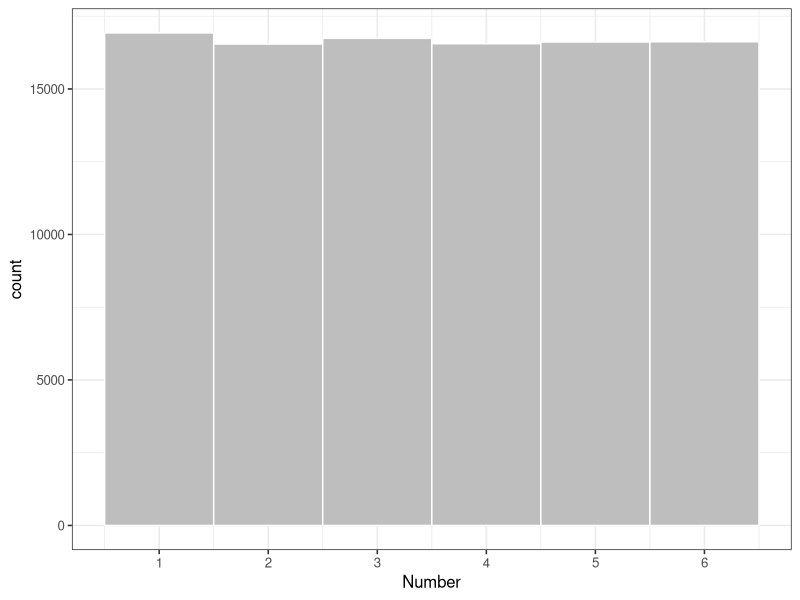
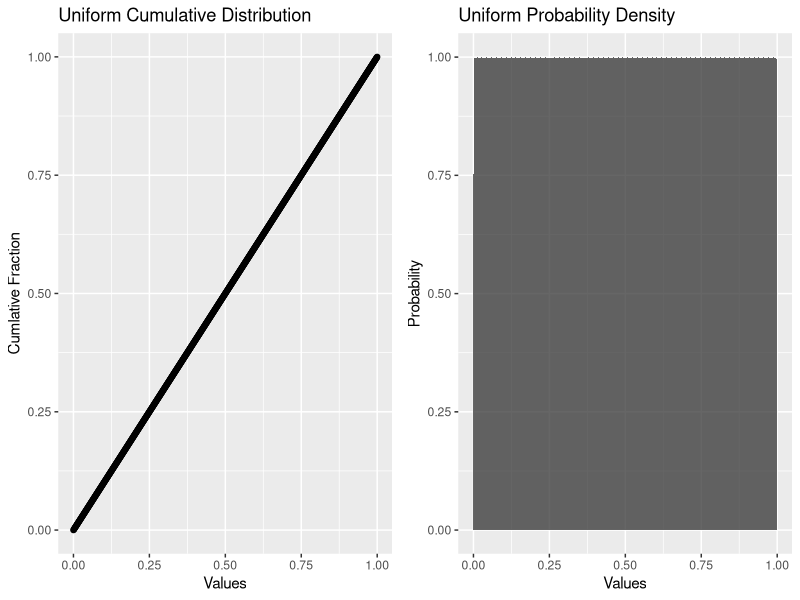
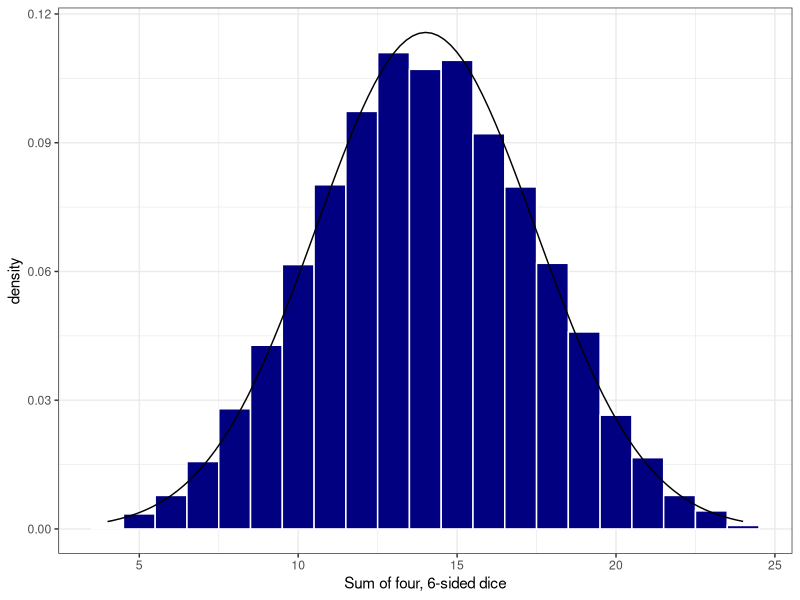
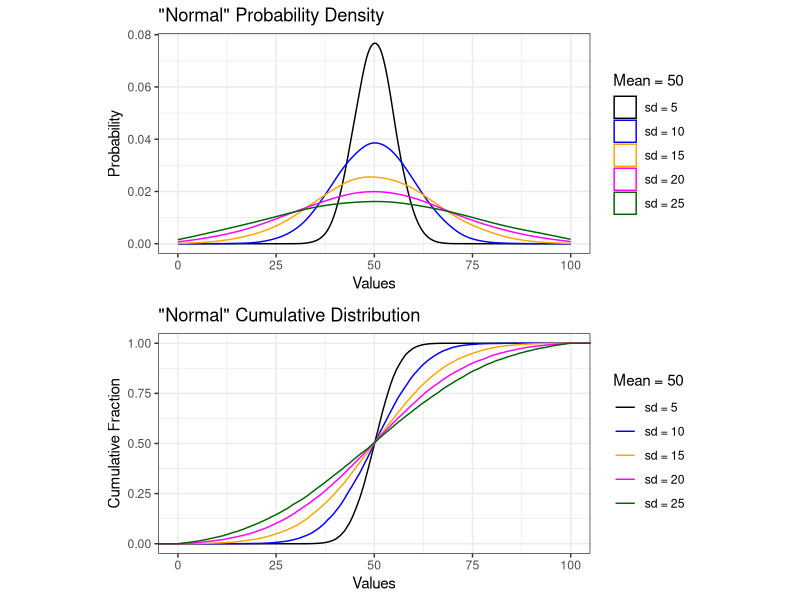
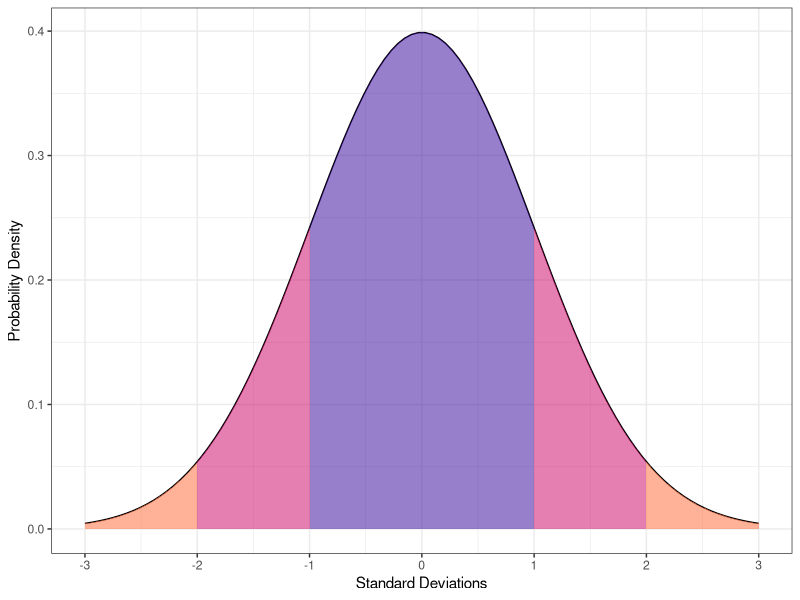
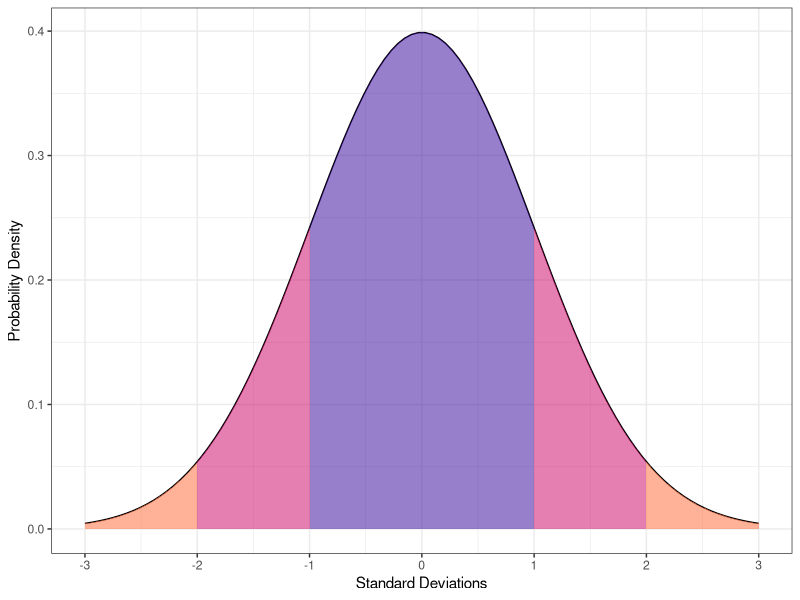

R code for these plots, in order: (Note: this script raises an error after producing the figures.)
## ---- chunk 1
library(tidyverse)
library(bookdown)
library(gridExtra)
library(grid)
library(broom)
library(knitr)
knitr::opts_chunk$set(echo = TRUE, cache = TRUE)

jvPalette <- c("#330099","#CC0066","#FF6633",
                      "#0099CC", "#FF9900","#CC6633",
                      "#FF3366", "#33CC99", "#33999")
## ---- chunk 2
#create a uniform distribition for the first roll of a 6-sided die
six_sided <- tibble(
  rolls = ceiling(runif(10e4, min=1, max=7))
)

#create a histogram of the probability density for a uniform distribution 
ggplot(data = six_sided, aes(x = rolls)) +
  geom_histogram(
      breaks = seq(1,7,1), 
      fill = "grey",
      color = "white") +
  xlab("Number") +
  scale_x_continuous(breaks = c(0.5, 1.5, 2.5, 3.5, 4.5, 5.5, 6.5),
                     labels = as.factor(seq(0,6,1))) +
  theme_bw(base_size = 12)
## ---- chunk 3
unif_dist2<-tibble(data = seq(0,1,0.001), 
                  quant = seq(0,1,0.001))
                  

unif_cdf <- ggplot(data = unif_dist2) +
  geom_point(aes(x=quant, y = data)) +
  labs(title = "Uniform Cumulative Distribution",
       y ="Cumlative Fraction",
       x = "Values")

unif_hist <- ggplot(data = unif_dist2) +
  stat_density(aes(x = data),
                 outline.type = "full",
               kernel = "gaussian",
               n = 4096,
               alpha = 0.75,
               bw = .001) +
  labs(title = "Uniform Probability Density",
       y = "Probability",
       x = "Values")

grid.arrange(unif_cdf, unif_hist, ncol=2)

## ---- chunk 4
#sample a uniform distribution between 0 and 6, replicate 1000 times
#use 'ceiling' function to round up results
four_dice <- tibble(sum = replicate(10000, runif(4, min=0, max=6) %>% 
                         ceiling() %>% 
                         sum() #sum the result
                       ))
ggplot(data = four_dice) +
  geom_histogram(aes(x = sum, after_stat(density)),
                 bins = 21,
                 fill = "navy",
                 color = "white") + 
  stat_function(fun = dnorm, n = 101, 
                args = list(
                  mean = mean(four_dice$sum), 
                  sd = sd(four_dice$sum)
                  )
                ) +
  xlab("Sum of four, 6-sided dice") +
  theme_bw()

## ---- chunk 5
norm2 <- tibble(a = rnorm(n = 20000, mean = 50, sd = 5),
                b = rnorm(n = 20000, mean = 50, sd = 10),
                c = rnorm(n = 20000, mean = 50, sd = 15),
                d = rnorm(n = 20000, mean = 50, sd = 20),
                e = rnorm(n = 20000, mean = 50, sd = 25))

normal_ecdf <- ggplot(data = norm2) +
  stat_ecdf(aes(x = a, color = "sd = 5")) +
  stat_ecdf(aes(x = b, color = "sd = 10")) +
  stat_ecdf(aes(x = c, color = "sd = 15")) +
  stat_ecdf(aes(x = d, color = "sd = 20")) +
  stat_ecdf(aes(x = e, color = "sd = 25")) +
  xlim(0,100) +
  labs(title = "\"Normal\" Cumulative Distribution",
       x = "Values",
       y = "Cumulative Fraction") +
  scale_color_manual(values = c("black", 
                                "blue", 
                                "orange", 
                                "magenta", 
                                "darkgreen"), 
                     breaks=c("sd = 5",
                              "sd = 10",
                              "sd = 15", 
                              "sd = 20", 
                              "sd = 25"),
                     name = "Mean = 50") +
  theme_bw()

normal_density<- ggplot(data = norm2) +
  geom_density(aes(x = a, color = "sd = 5"),
               adjust = 2) +
  geom_density(aes(b, color = "sd = 10"),
               adjust = 2) +
  geom_density(aes(c, color = "sd = 15"),
               adjust = 2) +
  geom_density(aes(d, color = "sd = 20"),
               adjust = 2) +
  geom_density(aes(e, color = "sd = 25"),
               adjust = 2) +
  xlim(0,100) +
  labs(title = "\"Normal\" Probability Density",
       x = "Values",
       y = "Probability") +
  scale_color_manual(values = c("black", 
                                "blue", 
                                "orange", 
                                "magenta", 
                                "darkgreen"), 
                     breaks=c("sd = 5",
                              "sd = 10",
                              "sd = 15", 
                              "sd = 20", 
                              "sd = 25"),
                     name = "Mean = 50") +
  theme_bw() 

grid.arrange(normal_density, normal_ecdf, 
             nrow=2, 
             respect=TRUE, 
             heights = c(0.5, 0.5))


## ---- chunk 6
#function to create a shaded ribbon plot using dnorm inputs
#https://gist.github.com/jrnold/6799152
normal_prob_area_plot <- function(lb, ub, fill.c = "black", mean = 0, sd = 1, limits = c(mean - 3 * sd, mean + 3 * sd)) {
    x <- seq(limits[1], limits[2], length.out = 100)
    xmin <- max(lb, limits[1])
    xmax <- min(ub, limits[2])
    areax <- seq(xmin, xmax, length.out = 100)
    area <- data.frame(x = areax, 
                       ymin = 0, 
                       ymax = dnorm(areax, 
                                    mean = mean, 
                                    sd = sd))
    (ggplot() +
        geom_line(data.frame(x = x, 
                            y = dnorm(x, 
                                      mean = mean, 
                                      sd = sd)),
                 mapping = aes(x = x, 
                               y = y)) +
        geom_ribbon(data = area, 
                   mapping = aes(x = x, 
                                 ymin = ymin, 
                                 ymax = ymax), 
                   alpha = 0.5, 
                   fill = fill.c)) 
}
## ---- chunk 7
#list arguments for normal_prob_area_plot()
low <- list(-1, -2, -3, 1, 2)
up <- list(1, -1, -2, 2, 3)
fill.c <- list(jvPalette[1], 
               jvPalette[2], 
               jvPalette[3], 
               jvPalette[2], 
               jvPalette[3])

#map the list entries as arguments to normal_prob_area_plot()
plots <- pmap(list(low, up, fill.c), normal_prob_area_plot)

#use the first list entry as a base and add the ribbon layers in succession
plots[[1]] + 
  plots[[2]]$layers[2] + 
  plots[[3]]$layers[2] + 
  plots[[4]]$layers[2] +
  plots[[5]]$layers[2] + 
  xlab("Standard Deviations") +
  ylab("Probability Density") +
  scale_x_continuous(breaks = seq(-3,3,1)) +
  theme_bw()

ggsave(filename = "./images/shaded_prob.png")
## ---- chunk 8
pnorm(q = 70, mean = 50, sd =10) %>%
  round(., 3)
## ---- chunk 9
pnorm(q = 70, mean = 50, sd =10, lower.tail = FALSE) %>%
  round(., 3)
## ---- chunk 10

knitr::include_graphics(path = "./images/shaded_prob_anno.png")
## ---- chunk 11
#create two variables that are normally distributed
normal_data <- tibble(a = rnorm(n=1000, mean = 15, sd = 5),
                      b = rnorm(n=1000, mean = 10, sd = 3))
## ---- chunk 12
#add those variables together and you get a normal distribution
normal_data %>% 
  mutate(c = a + b) -> normal_data

ggplot2::ggplot(data = normal_data) + 
  geom_histogram(aes(c),
                 bins = 30,
                 fill = "navy",
                 color = "white") +
  xlab("Sum of a + b") +
  theme_minimal(base_size = 12)
## ---- chunk 13
#multiply together three normal variables
normal_data %>% 
  mutate(d = sample(a*b*c, 1000)) -> log_data

ggplot2::ggplot(data = log_data) + 
  geom_histogram(aes(d),
                 bins = 30,
                 fill = "orange",
                 color = "white") +
  xlab("a * b * c") +
  theme_minimal(base_size = 12) 
## ---- chunk 14

y <- tibble(
  blue = rlnorm(20000, meanlog = 0, sdlog = log(1.5)),
  red = rlnorm(20000, meanlog = 0, sdlog = log(2.0)),
  green = rlnorm(20000, meanlog = 0, sdlog = log(3))
) %>%
  pivot_longer(cols = blue:green,
               names_to = "GSD",
               values_to = "Values") %>%
  mutate(GSD = case_when(
    GSD == "blue" ~ "1.5 (0.41)",
    GSD == "red" ~ "2.0 (0.69)",
    GSD == "green" ~ "3 (1.10)"
  )) %>%
  mutate(GSD = as.factor(GSD))

log.pdf <- ggplot(data = y) +
  geom_density(aes(x = Values, color = GSD),
               adjust = 2) +
  scale_color_manual(name = "GSD, (\U003BC)",
                    values = jvPalette[c(1,3,4)]) +
  ylab("Probability Density") +
  xlim(0.01, 5) + 
  ggtitle("Lognormal Probability Density") +
  theme_bw() +
  theme(legend.direction = "vertical", legend.box = "horizontal")

log.cdf <- ggplot(data = y) +
  stat_ecdf(aes(x = Values, color = GSD)) +
  scale_color_manual(name = "GSD, (\U003BC)",
                    values = jvPalette[c(1,3,4)]) +
  ylab("Cumulative Distribution (quantiles)") +
  xlim(0.1, 5) +
  ggtitle("Lognormal Cumulative Distribution") +
  theme_bw()


grid.arrange(log.pdf, log.cdf,
             nrow=2, 
             respect=TRUE, 
             heights = c(0.5, 0.5))

## ---- chunk 15

log.pdf2 <- ggplot(data = y) +
  geom_density(aes(x = Values, color = GSD),
               adjust = 2) +
  scale_color_manual(name = "GSD, (\U003BC)",
                    values = jvPalette[c(1,3,4)]) +
  ylab("Probability Density") +
  ggtitle("Lognormal Probability Density") +
  theme_bw() +
  theme(legend.direction = "vertical", legend.box = "horizontal") +
  scale_x_log10(limits = c(0.1, 10))

log.cdf2 <- ggplot(data = y) +
  stat_ecdf(aes(x = Values, color = GSD)) +
  scale_color_manual(name = "GSD, (\U003BC)",
                    values = jvPalette[c(1,3,4)]) +
  ylab("Cumulative Distribution (quantiles)") +
  ggtitle("Lognormal Cumulative Distribution") +
  theme_bw() +
  scale_x_log10(limits = c(0.1, 10))


grid.arrange(log.pdf2, log.cdf2,
             nrow=2, 
             respect=TRUE, 
             heights = c(0.5, 0.5))
## ---- chunk 16
set.seed(7)
corr_plots1 <- tibble(
  x = 1:100,
  y1 = 90 - x,
  y2 = map_dbl(x, ~ (.x*(rnorm(1, mean = 1,  sd = 0.06)) 
                     + rnorm(1, mean = 0, sd = 5))),
  y3 = map_dbl(x, ~ (70 - .x*(rnorm(1, mean = 0.6,  sd = 0.15)) 
                     + rnorm(1, mean = 10, sd = 10))),
  y4 = runif(100, 5, 85)) %>%
  pivot_longer(y1:y4, names_to = "type") %>%
  mutate(type = as.factor(type))

levels(corr_plots1$type) <- c("Perfect Negative Correlation", 
                              "Strong Positive Correlation", 
                              "Modest Negative Correlation", 
                              "No Correlation")

cor_results <- corr_plots1 %>%
  group_by(type) %>%
  summarise(r.pearson = cor(x,value)) 
## ---- chunk 17
pearson_plot <- ggplot(data = corr_plots1,
       aes(x = x, y = value)) +
  geom_point(aes(color = type),
             alpha = 0.5) +
  facet_wrap(facets = vars(type),
             ncol = 2) +
   geom_label(x = 25, y = 105, 
            data = cor_results, 
            aes(label = paste("r = ", round(r.pearson, 2))),
            size = 3) +
  theme_bw() +
  xlim(0,110) +
  ylim(0,110) +
  coord_fixed(ratio=1.0) +
  labs(x = "Independent Variable (x-axis)",
       y = "Dependent Variable (y-axis)") +
  theme(legend.position = "none")
 
pearson_plot 
## ---- chunk 18

knitr::include_graphics(path = "./images/pearson_anno.png")
## ---- chunk 19
set.seed(9)
x <- 1:100
y <- x + runif(n = 100, min = -25, max = 25)

cor(x, y)
## ---- chunk 20
set.seed(10)
x <- 1:100
y <- x^4 

cor(x, y)
## ---- chunk 21

anscombe <- read_csv("./data/anscombe.csv") %>%
  mutate(name = case_when(
    type == 1 ~ "1: Linear",
    type == 2 ~ "2: Non-linear",
    type == 3 ~ "3: Outlier",
    type == 4 ~ "4: High Leverage"
  ))

ggplot(data = anscombe,
       aes(x = x,
           y = y,
           color = name)) +
  geom_point(size = 2,
             shape = 1) +
  geom_smooth(method = "lm",
              se = FALSE,
              size = 0.75) +
  coord_fixed() +
  theme_bw(base_size = 14) +
  facet_wrap(facets = vars(name), nrow = 2) +
  theme(panel.grid = element_blank(),
        legend.position = "none",
        aspect.ratio = 1,
        strip.text = element_text(size = 10))
